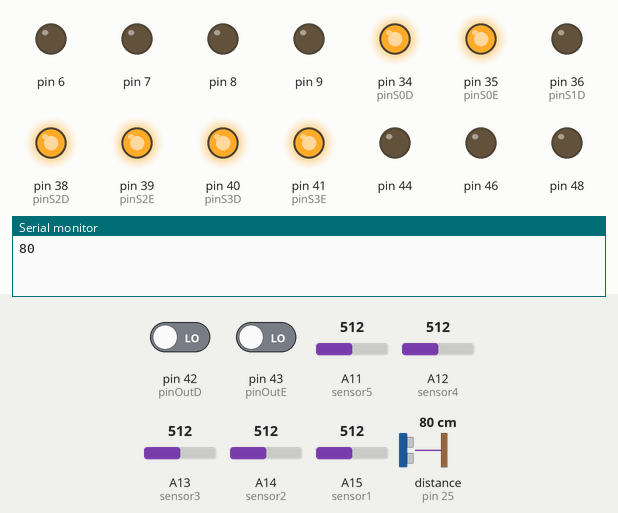
The sketch below on a simulated Arduino Mega 2560, built with avr-gcc and run on an emulated ATmega2560. Parts: output pins drawn as LEDs (lit = HIGH), the last lines printed to the serial monitor. Dashed ring = blinking. Inputs (shaded band) come from the test bench; at power-on: distance to the obstacle (sensor on pin 25) 80 cm, pin 42 (pinOutD) LOW, pin 43 (pinOutE) LOW, A11 (sensor5) = 512, A12 (sensor4) = 512, A13 (sensor3) = 512, A14 (sensor2) = 512, A15 (sensor1) = 512. The echo pulse lasts 58.3 µs per cm.

Above: at 10.4 s.
10.5 s: distance to the obstacle (sensor on pin 25) set to 17 cm
At 16.8 s:
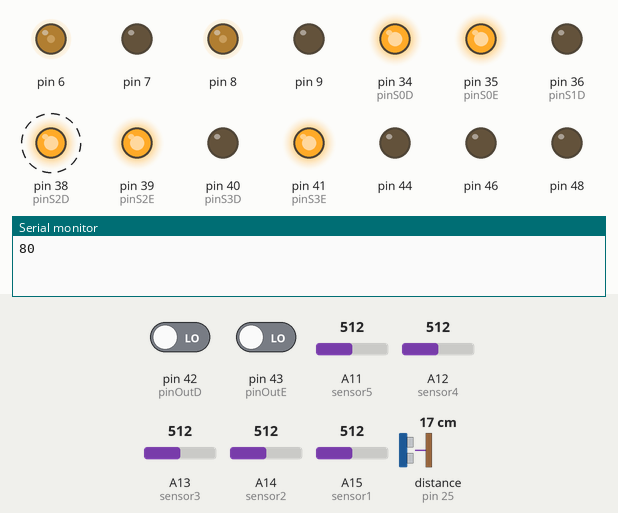
20.8 s: distance to the obstacle (sensor on pin 25) set to 14 cm
At 34.4 s:
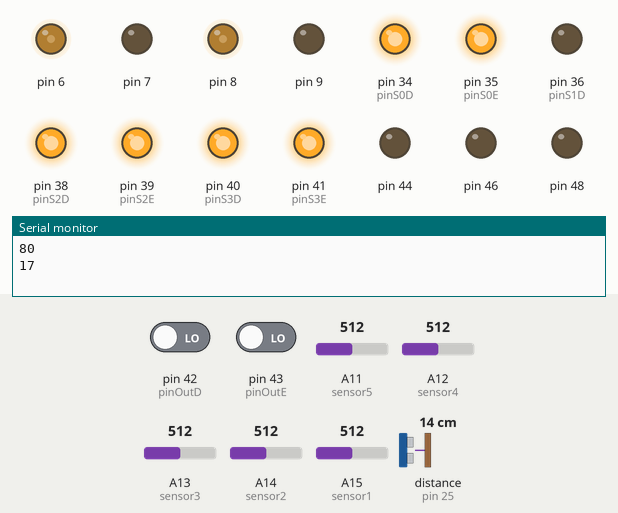
42.8 s: distance to the obstacle (sensor on pin 25) set to 299 cm
At 49.3 s:
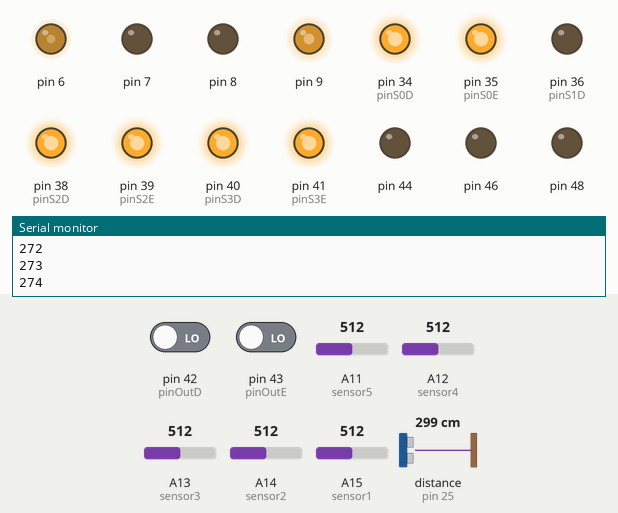
Timing chart, 0 to 63.0 s (numbered marks = the images above; inputs shaded):
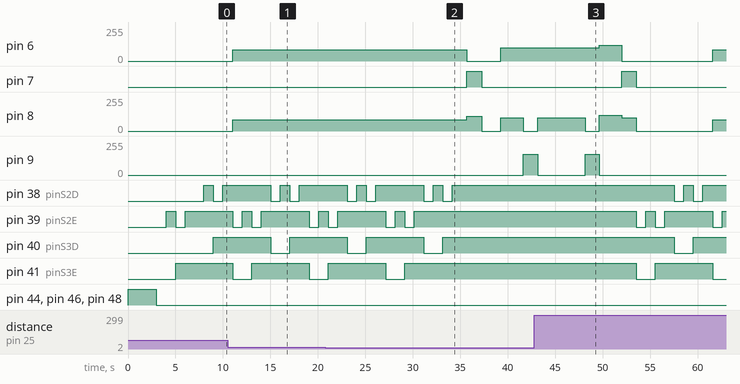

The sketch:

Treme_Treme.ino
```cpp
/** ------------------ Treme Treme  ------------------
  * Robô segue linha que realiza os desafios propostos
  * no trajeto da OBR (Olimpiada Brasileira de Robótica).
  * - Segue Linha;
  * - Identificação de cores
  * - Desvio de Obstáculo
  * - Controle de estados por giroscópio
*/

#include <MPU6050_tockn.h>
#include <HCSR04.h>
#include <Wire.h>
#include "motor.h"
#include "led_class.h"

// --------------------------
//        Regulagem

int velocidade = 85;
int velocidade_rampa = 125;
int preto = 90;
int branco = 200;
int tempo = 0;

//     - Controle -

int distancia_frente = 0;
bool verde_esquerdo = 0;
bool verde_direito = 0;
bool inclinacao_rampa = 0;
bool obstaculo_encontrado = 0;

// --------------------------

enum EstadosRobo {
  estado_segue_linha,
  estado_obstaculo_encontrado,
  estado_rampa_encontrada
};
EstadosRobo EstadoAtual = estado_segue_linha;

// Giroscópio
MPU6050 mpu6050(Wire);
double gyro;
float GiroY = 0.0;
float GiroZ = 0.0;

// Pinos do sensor de refletância
int sensor1 = A15;
int sensor2 = A14;
int sensor3 = A13;
int sensor4 = A12;
int sensor5 = A11;

// Variáveis de armazenamento dos valores coletados nos sensores de refletância
int sensorExtEsquerda,
  sensorEsquerda,
  sensorMeio,
  sensorDireita,
  sensorExtDireita = 0;

// Pinos de conexao do modulo da esquerda
#define pinS0E 35
#define pinS1E 37
#define pinS2E 39
#define pinS3E 41
#define pinOutE 43

// Pinos de conexao do modulo da direita
#define pinS0D 34
#define pinS1D 36
#define pinS2D 38
#define pinS3D 40
#define pinOutD 42

// Variáveis de armazenamento dos valores coletados nos modulos
// E - Esquerda
// D - Direita
unsigned int valorVermelhoE = 0;
unsigned int valorVerdeE = 0;
unsigned int valorAzulE = 0;
unsigned int valorBrancoE = 0;
unsigned int valorVermelhoD = 0;
unsigned int valorVerdeD = 0;
unsigned int valorAzulD = 0;
unsigned int valorBrancoD = 0;

#define T_PIN_frente 24
#define E_PIN_frente 25
UltraSonicDistanceSensor ultra_frente(T_PIN_frente, E_PIN_frente);

// Motores
motor motorA(6, 7);
motor motorB(8, 9);

// LEDs
led ledVermE(44);
led ledMeio(46);
led ledVermD(48);

void setup() {
  // Configurações inicializadas
  ledMeio.on();
  ledVermD.on();
  ledVermE.on();

  Serial.begin(2400);
  Wire.begin();
  mpu6050.begin();
  mpu6050.calcGyroOffsets(true);

  // Saídas dos sensores de refletância
  pinMode(sensor1, INPUT);
  pinMode(sensor2, INPUT);
  pinMode(sensor3, INPUT);
  pinMode(sensor4, INPUT);
  pinMode(sensor5, INPUT);

  //Saídas dos Pinos da esquerda
  pinMode(pinS0E, OUTPUT);
  pinMode(pinS1E, OUTPUT);
  pinMode(pinS2E, OUTPUT);
  pinMode(pinS3E, OUTPUT);
  pinMode(pinOutE, INPUT);

  //Saídas dos Pinos da direita
  pinMode(pinS0D, OUTPUT);
  pinMode(pinS1D, OUTPUT);
  pinMode(pinS2D, OUTPUT);
  pinMode(pinS3D, OUTPUT);
  pinMode(pinOutD, INPUT);

  // Escrita dos modulos
  digitalWrite(pinS0E, HIGH);
  digitalWrite(pinS1E, LOW);
  digitalWrite(pinS0D, HIGH);
  digitalWrite(pinS1D, LOW);

  // Configurações finalizadas
  ledMeio.off();
  ledVermD.off();
  ledVermE.off();
}

void detectaCor();

void loop() {
  distancia_frente = ultra_frente.measureDistanceCm();
  Serial.println(distancia_frente);

  if (distancia_frente <= 15 && distancia_frente > 0) {
    EstadoAtual = estado_obstaculo_encontrado;
  }

  switch(EstadoAtual) {
    case estado_segue_linha:
    segue_linha();
    break;

    case estado_obstaculo_encontrado:
    devioObstaculo();
    break;

    case estado_rampa_encontrada:
    break;
  }
}
```

cor.ino
```cpp
void leitura_verde() {
  //Detecta a cor
  detectaCor();

  //Mostra valores da esquerda no serial monitor
  // Serial.print("Vermelho :");
  // Serial.print(valorVermelhoE);

  // Serial.print(" Verde : ");
  // Serial.print(valorVerdeE);

  // Serial.print(" Azul : ");
  // Serial.print(valorAzulE);

  // Serial.print(" Branco : ");
  // Serial.print(valorBrancoE);
  // Serial.println();

  // //Mostra valores da direita no serial monitor
  // Serial.print("Vermelho :");
  // Serial.print(valorVermelhoD);

  // Serial.print(" Verde : ");
  // Serial.print(valorVerdeD);

  // Serial.print(" Azul : ");
  // Serial.print(valorAzulD);

  // Serial.print(" Branco : ");
  // Serial.print(valorBrancoD);
  // Serial.println();

  //Verifica se a cor vermelha foi detectada
  if (
    (valorVerdeE <= valorVermelhoE) &&
    (valorVerdeE < valorAzulE) &&
    (valorBrancoE < 110)
  ) {
    verde_esquerdo = 1;
  }else if(
    (valorVerdeE <= valorVermelhoE) &&
    (valorVerdeE > valorAzulE) &&
    (valorBrancoE > 50) && (valorBrancoE < 110)
  ){
    verde_esquerdo = 1;
  } else {
    verde_esquerdo = 0;
  }

if (
    (valorVerdeD <= valorVermelhoD) &&
    (valorVerdeD < valorAzulD) &&
    (valorBrancoD < 110)
  ) {
    verde_direito = 1;
  }else if(
    (valorVerdeD <= valorVermelhoD) &&
    (valorVerdeD > valorAzulD) &&
    (valorBrancoD > 50) && (valorBrancoE < 110)
  ){
    verde_direito = 1;
  } else {
    verde_direito = 0;
  }
  Serial.println();
  delay(50);
}

// *********** Função de leitura so sensor de cor ********************
void detectaCor() {
  //Vermelho esquerda
  digitalWrite(pinS2E, LOW);
  digitalWrite(pinS3E, LOW);
  valorVermelhoE = pulseIn(pinOutE, digitalRead(pinOutE) == HIGH ? LOW : HIGH);

  //Sem filtro esquerda
  digitalWrite(pinS2E, HIGH);
  valorBrancoE = pulseIn(pinOutE, digitalRead(pinOutE) == HIGH ? LOW : HIGH);

  //Azul esquerda
  digitalWrite(pinS2E, LOW);
  digitalWrite(pinS3E, HIGH);
  valorAzulE = pulseIn(pinOutE, digitalRead(pinOutE) == HIGH ? LOW : HIGH);

  //Verde esquerda
  digitalWrite(pinS2E, HIGH);
  valorVerdeE = pulseIn(pinOutE, digitalRead(pinOutE) == HIGH ? LOW : HIGH);

  //Vermelho direita
  digitalWrite(pinS2D, LOW);
  digitalWrite(pinS3D, LOW);
  valorVermelhoD = pulseIn(pinOutD, digitalRead(pinOutD) == HIGH ? LOW : HIGH);

  //Sem filtro direita
  digitalWrite(pinS2D, HIGH);
  valorBrancoD = pulseIn(pinOutD, digitalRead(pinOutD) == HIGH ? LOW : HIGH);

  //Azul direita
  digitalWrite(pinS2D, LOW);
  digitalWrite(pinS3D, HIGH);
  valorAzulD = pulseIn(pinOutD, digitalRead(pinOutD) == HIGH ? LOW : HIGH);

  //Verde direita
  digitalWrite(pinS2D, HIGH);
  valorVerdeD = pulseIn(pinOutD, digitalRead(pinOutD) == HIGH ? LOW : HIGH);
}
```

desvio_obstaculo.ino
```cpp
void devioObstaculo() {
  tempo = 0;
  delay(500);
  while (tempo != 110) {
    curva_noventa_direita();
  }

  delay(500);
  tempo = 0;
  while (tempo != 125) {
    andar(100);
    Serial.println(tempo);
    tempo++;
  }

  delay(500);
  tempo = 0;
  curvaEsquerda(100);
  delay(1500);

  while (tempo != 275) {
    andar(100);
    Serial.println(tempo);
    tempo++;
  }

  curvaEsquerda(100);
  delay(1500);

  tempo = 0;
  while (tempo != 150) {
    andar(120);
    Serial.println(tempo);
    tempo++;
  }
  curvaDireita(100);
  delay(1500);
  parar();

  EstadoAtual = estado_segue_linha;
}
```

led_class.h
```cpp
class led {
  private:
  byte led_pin;       // Pino do LED

  public:
  /**
    * @brief Construtor da classe de LED
    * @param led_pin : pino digital do LED
    *
    * @example
    *   led led_Example(
    *     3           // Pino do LED
    *   )
  */
  led(byte led_pin) {
    this -> led_pin = led_pin;

    init();
  }

  /**
    * @brief Inicialização do LED
  */
  void init() {
    pinMode(led_pin, OUTPUT);
    off();
  }

  /**
    * @brief LED ligado
  */
  void on() {
    digitalWrite(led_pin, 1);
  }

  /**
    * @brief LED desligado
  */
  void off() {
    digitalWrite(led_pin, 0);
  }

  /**
    * @brief LED alterna seu estado de on() e off() num intervalo de 250ms
  */
  void blink() {
    on();
    delay(250);
    off();
    delay(250);
  }

  /**
    * @brief LED fica acesso por um número especificado de vezes.
    *
    * @param pulse O número de vezes que o LED deve piscar.
  */
  void pulse(int pulse) {
    for(int i = 0; i < pulse; i++){
      on();
    }
    delay(250);
    off();
  }
};
```

motor.h
```cpp
/**
  * Classe dos motores
  * @author VMRT
  * @author Matheus Gabriel (@Matheus-Gabriel07)
  * @version 1.0
  *
  * - Última atualização
  * @date 26/05/2024
*/

class motor {
private:
  byte motorPinIn1; // Pino para controle de direção horária
  byte motorPinIn2; // Pino para controle de direção anti-horária

public:
  /**
    * @brief Construtor da classe do motor
    * @param motorPinIn1: pino para controle de direção horária
    * @param motorPinIn2: pino para controle de direção anti-horária
    *
    * @example
    *   motor motorName(
    *     8,      // motorPinIn1
    *     9       // motorPinIn2
    *   );
  */
  motor(byte motorPinIn1, byte motorPinIn2) {
    this->motorPinIn1 = motorPinIn1;
    this->motorPinIn2 = motorPinIn2;

    init();
  }

  /**
    * @brief Inicialização da classe
  */
  void init() {
    pinMode(motorPinIn1, OUTPUT);
    pinMode(motorPinIn2, OUTPUT);

    off();
  }

 /**
   * @brief Inicialização dos motores no sentido horário
 */
  void on() {
    digitalWrite(motorPinIn1, 1);
    digitalWrite(motorPinIn2, 0);
  }

  /**
    * @brief Paralização dos motores
  */
  void off() {
    digitalWrite(motorPinIn1, 0);
    digitalWrite(motorPinIn2, 0);
  }

  /**
    * @brief Método para girar os motores no sentido desejado
    * @param move: velocidade desejada
    *
    * @example:
    *    motorExample.run(80);
    *    motorExample.run(-80);
    *
    * Se a velocidade for negativa, o motor irá girar no sentido anti-horário,
    * caso contrário, sentido horário
  */
  void run(int move) {
    if (move < 0) {
      analogWrite(motorPinIn1, 0);
      analogWrite(motorPinIn2, move);
    } else {
      analogWrite(motorPinIn1, move);
      analogWrite(motorPinIn2, 0);
    }
  }
};
```

segue_linha.ino
```cpp
void segue_linha() {
  leitura_verde();

  sensorExtDireita = analogRead(sensor1);
  sensorDireita = analogRead(sensor2);
  sensorMeio = analogRead(sensor3);
  sensorEsquerda = analogRead(sensor4);
  sensorExtEsquerda = analogRead(sensor5);

  //Serial.print(sensorExtEsquerda);
  Serial.println();

  if (sensorDireita > preto && sensorEsquerda > preto) {
    andar(velocidade);
  } else if (sensorDireita < preto && sensorEsquerda > preto) {
    curvaDireita(90);
  } else if (sensorDireita > preto && sensorEsquerda < preto) {
    curvaEsquerda(90);
  } else {
    andar(velocidade);
  }

  identifica_casos();
}

void identifica_casos() {
  leitura_verde();
  // Todos os sensores a partir do meio para esquerda, estão vendo preto e verde
  if (
    sensorEsquerda < preto &&
    sensorExtEsquerda < preto &&
    verde_esquerdo == 1
  ) {
    Serial.println("Curva esquerda com verde");
    curva_noventa_direita();
    delay(2000);
  }

  // Todos os sensores a partir do meio para direita, estão vendo preto e verde
  if (
    sensorDireita < preto &&
    sensorExtDireita < preto &&
    verde_direito == 1
  ) {
    Serial.println("Curva esquerda com verde");
    curva_noventa_esquerda();
    delay(2500);
  }

  // Todos os sensores estão vendo o preto
  if (
    sensorExtDireita < preto &&
    sensorDireita < preto &&
    sensorMeio < preto &&
    sensorEsquerda < preto &&
    sensorExtEsquerda < preto &&
    verde_direito == 1 &&
    verde_esquerdo == 1
  ) {
    meia_volta();
  } else if (
    sensorExtDireita < preto &&
    sensorDireita < preto &&
    sensorMeio < preto &&
    sensorEsquerda < preto &&
    sensorExtEsquerda < preto &&
    verde_direito == 1
  ) {
    Serial.println("Curva esquerda com verde");
    curva_noventa_esquerda();
    delay(2500);

  } else if (
    sensorExtDireita < preto &&
    sensorDireita < preto &&
    sensorMeio < preto &&
    sensorEsquerda < preto &&
    sensorExtEsquerda < preto &&
    verde_esquerdo == 1
  ) {
    Serial.println("Curva esquerda com verde");
    curva_noventa_direita();
    delay(2500);
  } else if (
    sensorExtDireita < preto &&
    sensorDireita < preto &&
    sensorMeio < preto &&
    sensorEsquerda < preto &&
    sensorExtEsquerda < preto
  ) {
    andar(100);
  }
}
```

config_giroscopio.ino
```cpp
/**
  *  Configuração das informações coletas pelo MPU6050 - Giroscópio,
  *  para detecção da inclição e movimentação do robô, durante a execução
  *  do run()
  *
  * - Última atualização
  * @date 18/05/2024
  */

float leitura_angulo_Z() {
  mpu6050.update();

  float GiroZ = 0.0;
  GiroZ = mpu6050.getGyroAngleZ();

  Serial.println("____________");
  Serial.println("Ângulo Z: ");
  Serial.print(GiroZ);
  Serial.println("____________");

  return GiroZ;
}

float leitura_angulo_Y() {
  mpu6050.update();

  float GiroY = 0.0;
  GiroY = mpu6050.getGyroAngleY();

  Serial.println("____________");
  Serial.println("Ângulo Y: ");
  Serial.print(GiroY);
  Serial.println("____________");

  return GiroY;
}
```

config_motors.ino
```cpp
/**
  * Configuração dos estados que o motor apresenta durante a execução do run()
  *
  * - Última atualização
  * @date 26/05/2024
*/

void andar(int velocidade) {
  motorA.run(velocidade);
  motorB.run(velocidade);
}

void parar() {
  motorA.off();
  motorB.off();
}

void curvaEsquerda(int velocidade) {
  motorA.run(velocidade);
  motorB.run(-velocidade);
}

void curvaDireita(int velocidade) {
  motorA.run(-velocidade);
  motorB.run(velocidade);
}

void meia_volta() {
  for (tempo = 0; tempo < 200; tempo++) {
    Serial.println(tempo);
    curvaDireita(150);
  }
  andar(0);
}

void curva_noventa_esquerda() {
  tempo = 0;
  for (tempo = 0; tempo < 110; tempo++) {
    curvaEsquerda(110);
  }
  parar();
  delay(1500);
}

void curva_noventa_direita() {
  tempo = 0;
  for (tempo = 0; tempo < 110; tempo++) {
    curvaDireita(110);
    Serial.println(tempo);
  }
  parar();
  delay(1500);
}
```

Measured:
- the behaviour switches between 16 and 15 cm on distance to the obstacle (sensor on pin 25) (found by bisection; images 1 and 2)
- after the input at 20.8 s, pin 6: 85/255 → 0/255 after 14.9 s, → 100/255 3.6 s later; pin 7: LOW → HIGH after 14.9 s, → LOW 1.6 s later; pin 8: 85/255 → 110/255 after 14.9 s, → 0/255 1.6 s later, → 100/255 2.0 s later, → 0/255 2.4 s later; pin 9: 0/255 → 156/255 after 20.8 s; pin 38 (pinS2D): goes on until 34.2 s, then stays HIGH
- after the input at 42.8 s, pin 7: goes on until 53.5 s, then stays LOW; pin 9: goes on until 49.6 s, then stays 0/255
- by itself, pin 40 (pinS3D): alternates HIGH for 6.1 s and LOW for 2.0 s
